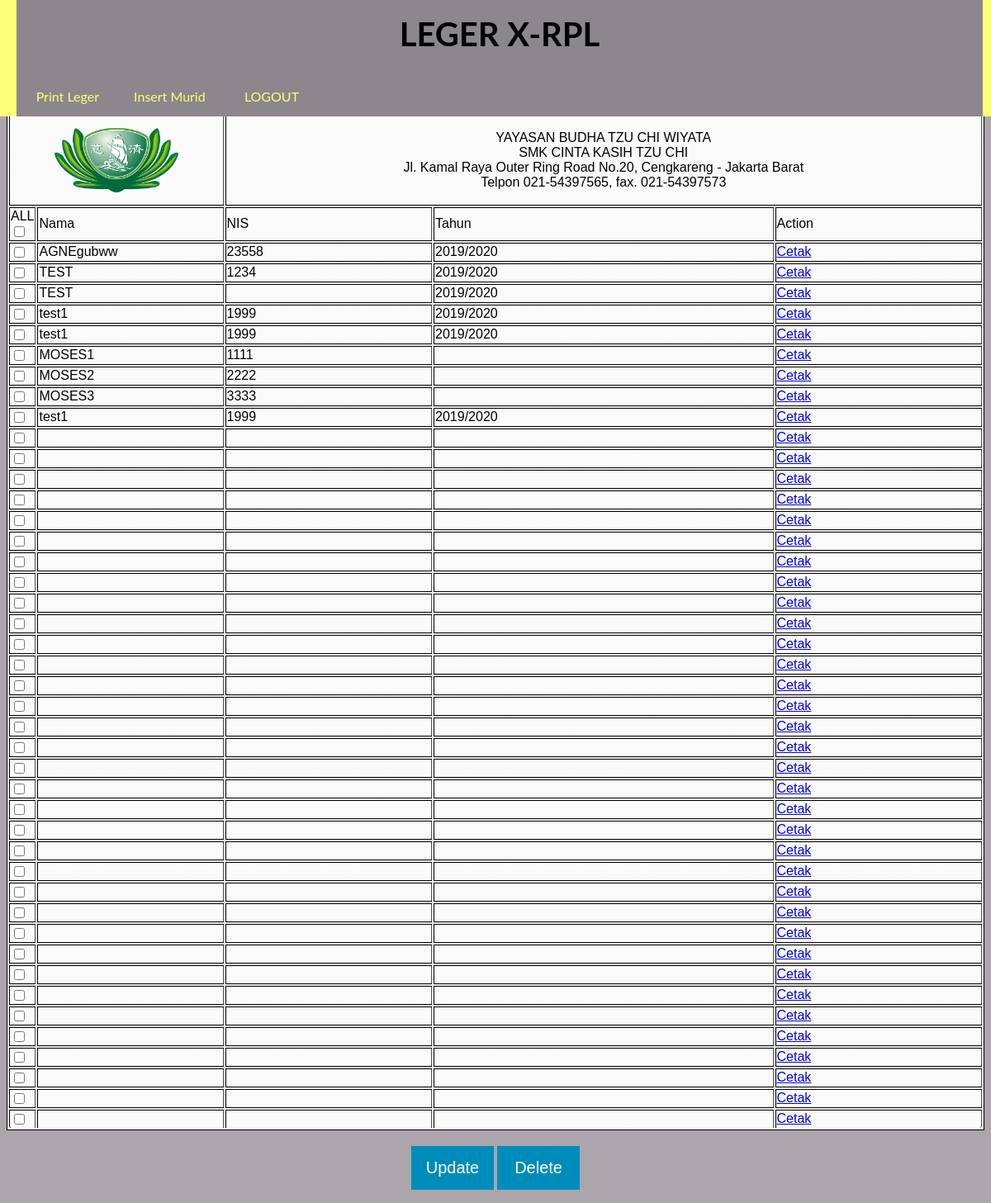
/legerxrpl.php, run on the app's committed database.
### tables this page shows
CREATE TABLE `xrpl` (
  `id` int(11) NOT NULL,
  `nama` varchar(30) NOT NULL,
  `tahun` varchar(30) NOT NULL,
  `nis` varchar(10) NOT NULL,
  `agamap` varchar(30) NOT NULL,
  `agamapp` varchar(30) NOT NULL,
  `agamak` varchar(30) NOT NULL,
  `agamakk` varchar(30) NOT NULL,
  `pknp` varchar(30) NOT NULL,
  `pknpp` varchar(30) NOT NULL,
  `pknk` varchar(30) NOT NULL,
  `pknkk` varchar(30) NOT NULL,
  `bindop` varchar(30) NOT NULL,
  `bindopp` varchar(30) NOT NULL,
  `bindok` varchar(30) NOT NULL,
  `bindokk` varchar(30) NOT NULL,
  `mtkp` varchar(30) NOT NULL,
  `mtkpp` varchar(30) NOT NULL,
  `mtkk` varchar(30) NOT NULL,
  `mtkkk` varchar(30) NOT NULL,
  `sjrp` varchar(30) NOT NULL,
  `sjrpp` varchar(30) NOT NULL,
  `sjrk` varchar(30) NOT NULL,
  `sjrkk` varchar(30) NOT NULL,
  `bingp` varchar(30) NOT NULL,
  `bingpp` varchar(30) NOT NULL,
  `bingk` varchar(30) NOT NULL,
  `bingkk` varchar(30) NOT NULL,
  `sbdp` varchar(30) NOT NULL,
  `sbdpp` varchar(30) NOT NULL,
  `sbdk` varchar(30) NOT NULL,
  `sbdkk` varchar(30) NOT NULL,
  `orp` varchar(30) NOT NULL,
  `orpp` varchar(30) NOT NULL,
  `ork` varchar(30) NOT NULL,
  `orkk` varchar(30) NOT NULL,
  `mandap` varchar(30) NOT NULL,
  `mandapp` varchar(30) NOT NULL,
  `mandak` varchar(30) NOT NULL,
  `mandakk` varchar(30) NOT NULL,
  `bhump` varchar(30) NOT NULL,
  `bhumpp` varchar(30) NOT NULL,
  `bhumk` varchar(30) NOT NULL,
  `bhumkk` varchar(30) NOT NULL,
  `simdigp` varchar(30) NOT NULL,
  `simdigpp` varchar(30) NOT NULL,
  `simdigk` varchar(30) NOT NULL,
  `simdigkk` varchar(30) NOT NULL,
  `fisikap` varchar(30) NOT NULL,
  `fisikapp` varchar(30) NOT NULL,
  `fisikak` varchar(30) NOT NULL,
  `fisikakk` varchar(30) NOT NULL,
  `kimiap` varchar(30) NOT NULL,
  `kimiapp` varchar(30) NOT NULL,
  `kimiak` varchar(30) NOT NULL,
  `kimiakk` varchar(30) NOT NULL,
  `sistekomp` varchar(30) NOT NULL,
  `sistekompp` varchar(30) NOT NULL,
  `sistekomk` varchar(30) NOT NULL,
  `sistekomkk` varchar(30) NOT NULL,
  `komjardasp` varchar(30) NOT NULL,
  `komjardaspp` varchar(30) NOT NULL,
  `komjardask` varchar(30) NOT NULL,
  `komjardaskk` varchar(30) NOT NULL,
  `pemrogramanp` varchar(30) NOT NULL,
  `pemrogramanpp` varchar(30) NOT NULL,
  `pemrogramank` varchar(30) NOT NULL,
  `pemrogramankk` varchar(30) NOT NULL,
  `desgrafp` varchar(30) NOT NULL,
  `desgrafpp` varchar(30) NOT NULL,
  `desgrafk` varchar(30) NOT NULL,
  `desgrafkk` varchar(30) NOT NULL,
  `semester` varchar(50) NOT NULL,
  `eskula` varchar(50) NOT NULL,
  `nilaieskula` varchar(10) NOT NULL,
  `deskripsia` text NOT NULL,
  `eskulb` varchar(500) NOT NULL,
  `nilaieskulb` varchar(10) NOT NULL,
  `deskripsib` varchar(500) NOT NULL,
  `eskulc` varchar(500) NOT NULL,
  `nilaieskulc` varchar(10) NOT NULL,
  `deskripsic` varchar(500) NOT NULL,
  `thn` varchar(30) NOT NULL,
  `sakit` varchar(10) NOT NULL,
  `izin` varchar(10) NOT NULL,
  `alfa` varchar(10) NOT NULL,
  `ajaib` varchar(100) NOT NULL
);

### legerxrpl.php (the view, shortened to what this page needs)
<?php
require_once "db.php";
$result = mysqli_query($conn, "SELECT * FROM xrpl");
?>
<html>
<head>
<link rel="stylesheet" type="text/css" href="css/input.css">
</head>
<div class="main">
    <h1>LEGER X-RPL</h1>
    <div class="btn-group">
    <a class="button" href=cetaklegerxrpl.php>Print Leger</a>
    <a class="button" href=importexcel/importxrpl.php>Insert Murid</a>
  <a class="button" href=logout.php>LOGOUT</a>
</div>
</div>
<br><br><br><br><br><br><br>
<body>
<form name="frmUser" method="post" action="">
<center>
<table border=3 width=100% style="margin-top:-5px">
<tr>
<td colspan=2 align=center><img src=tc.png width=150px></td>
<td align=center colspan=3>YAYASAN BUDHA TZU CHI WIYATA<br>SMK CINTA KASIH TZU CHI<br>Jl. Kamal Raya Outer Ring Road No.20, Cengkareng - Jakarta Barat<br>Telpon 021-54397565, fax. 021-54397573</td>
</tr>
<tr>
<td width=1PX>ALL<input type="checkbox" name="allbox" value="check" onclick="checkAll(0);" /></td>
<td>Nama</td>
<td>NIS</td>
<td>Tahun</td>
<td>Action</td>
</tr>
<?php
$i=0;
while($row = mysqli_fetch_array($result)) {
if($i%2==0)
$classname="evenRow";
else
$classname="oddRow";
?>
<tr class="<?php if(isset($classname)) echo $classname;?>">
<td><input type="checkbox" name="xrpl[]" value="<?php echo $row["id"]; ?>" ></td>
<td><?php echo $row["nama"]; ?></td>
<td><?php echo $row["nis"]; ?></td>
<td><?php echo $row["tahun"]; ?></td>
<td><?php echo" <a href='cetakxrpl.php?nis=".$row['nis']."'> Cetak </a>"?></td>
</tr>
<?php
$i++;
}
?>
</table>
</form>
<br>
<input type="button" class=button name="update" value="Update" onClick="setUpdateAction();" /> <input type="button" class=button name="delete" value="Delete"  onClick="setDeleteAction();" />
</body></html>

### css/input.css (style rules this page uses)
table { font-family: Arial, Helvetica, sans-serif; color: rgb(0, 0, 0); text-shadow: 1px 1px 0px #fff; background: #eaebec; border: black 1px solid; }
table td { border-top: 1px solid black; border-bottom: 1px solid black; border-left: 1px solid black; background: #fafafa; background: -webkit-gradient(linear, left top, left bottom, from(#fbfbfb), to(#fafafa)); background: -moz-linear-gradient(top, #fbfbfb, #fafafa); }
table tr:last-child td { border-bottom: 0; }
table tr:last-child td:first-child { -moz-border-radius-bottomleft: 3px; -webkit-border-bottom-left-radius: 3px; border-bottom-left-radius: 3px; }
table tr:last-child td:last-child { -moz-border-radius-bottomright: 3px; -webkit-border-bottom-right-radius: 3px; border-bottom-right-radius: 3px; }

### legerxrpl.php (style rules this page uses)
body { font-family: "Lato", sans-serif; background: #aca5ac; }
.main { font-size: 20px; margin-left:-8px; width:97.5%; text-align: center; background: #8c878c; margin-top:-1.5%; border-right: 20px solid #fbff78; border-left: 20px solid #fbff78; position:fixed; }
.button { display: inline-block; border-radius: 0px; background-color:#008CBA;; border: none; color: #FFFFFF; text-align: center; font-size: 20px; padding: 15px; width: 100px; transition: all 0.5s; cursor: pointer; text-decoration: none; }
.btn-group .button { background-color: #8c878c; border: none; color: #fbff78; width:8%; text-align: center; text-decoration: none; display: inline-block; font-size: 16px; cursor: pointer; float: left; }

### data on the page
xrpl: nama "AGNEgubww", nis "23558", tahun "2019/2020"
xrpl: nama "TEST", nis "1234", tahun "2019/2020"
xrpl: nama "TEST", tahun "2019/2020"
xrpl: nama "test1", nis "1999", tahun "2019/2020"
xrpl: nama "test1", nis "1999", tahun "2019/2020"
xrpl: nama "MOSES1", nis "1111"
xrpl: nama "MOSES2", nis "2222"
xrpl: nama "MOSES3", nis "3333"
xrpl: nama "test1", nis "1999", tahun "2019/2020"
